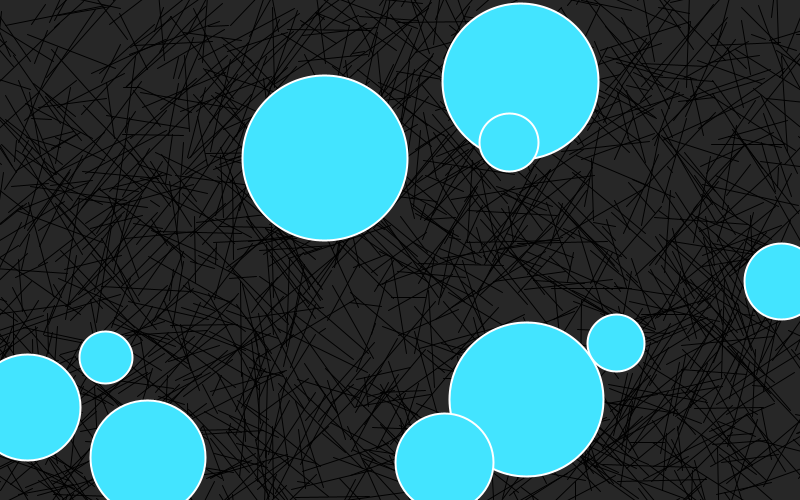
Frame 1 (no input)
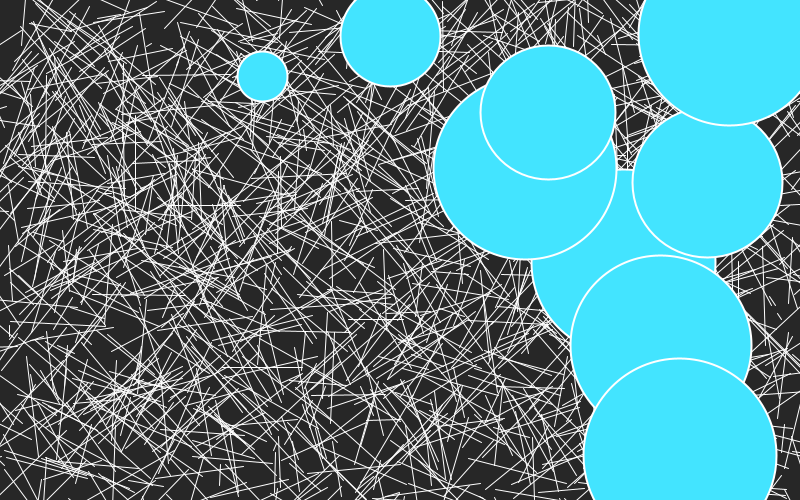
Frame 2 (the mouse pressed at the canvas centre, redrawn once)

The Processing sketch that drew these frames (run headless with seeded random() and noise(); the mouse was pressed at the canvas centre and the sketch redrawn once):

// Processing sketch: processing_62591
// ── processing_62591.pde

// Exercício Layers - Anabel Santos

int totalObjectos; // numero total de objectos, circulos e linhas

int layer2_totalObjectos; // numero total de objectos para a segunda camada, os circulos


float posX, posY; // variaveis para a posição horizontal e vertical dos objectos
float tamanho;// variavel para o tamanho do objecto
float diametro; // variável para o diâmetro

//float r,g,b; // variaveis para a cor do circlo (vermelho, azul e verde)

float so; //  espessura do contorno da linha (outline)

//  definiçoes Setup
void setup() {
  
  size (800,500);  //tamanho do fundo
  background (255); // cor do fundo
  smooth(); //suavidade
  noLoop(); // sem repetição de código (estático), este código tem de estar em último no void setup
  

  totalObjectos = 1400; // Numero total de objectos, 1400 linhas
  layer2_totalObjectos = 10; // Numero total de objectos na 2a layer, 10 circulos
  
  

}

void draw(){ // parte ilustrativa (desenhos)
  background(39,39,39); // cor do background
  
  for ( int i = 0; i <totalObjectos; i++)  // primeira camada
  {
     posX = random (width); // numero aleatório para posição horizontal 
     posY = random (height); // numero aleatório para posição vertical
     tamanho = random (5, 50); // tamanho aleatório das linhas entre 5 e 50
     
     
     strokeWeight(1); // espessura das linhas
     
    
     line ( posX, posY, posX +random(-100,100), posY+random(-100, 100)); // desenha as linhas com os valores pretendidos
   
} 
  
  
   for ( int i = 0; i < layer2_totalObjectos; i++)  // 2a camada
  {
     posX = random (width); // gerar um numero para posição horizonral 
     posY = random (height); // gerar um numero para posição vertical
     diametro = random (50,200); // define um diâmetro entre 50 e 200
     
     strokeWeight (2); // espessura da linha de contorno do circulo (outline)
     stroke (255);// cor da linha de contorno (outline) 
     fill (67, 228, 255);  // cor dos circulos
     ellipse ( posX, posY, diametro, diametro); // cria os circulos com os valores escolhidos
  } 
        
}
